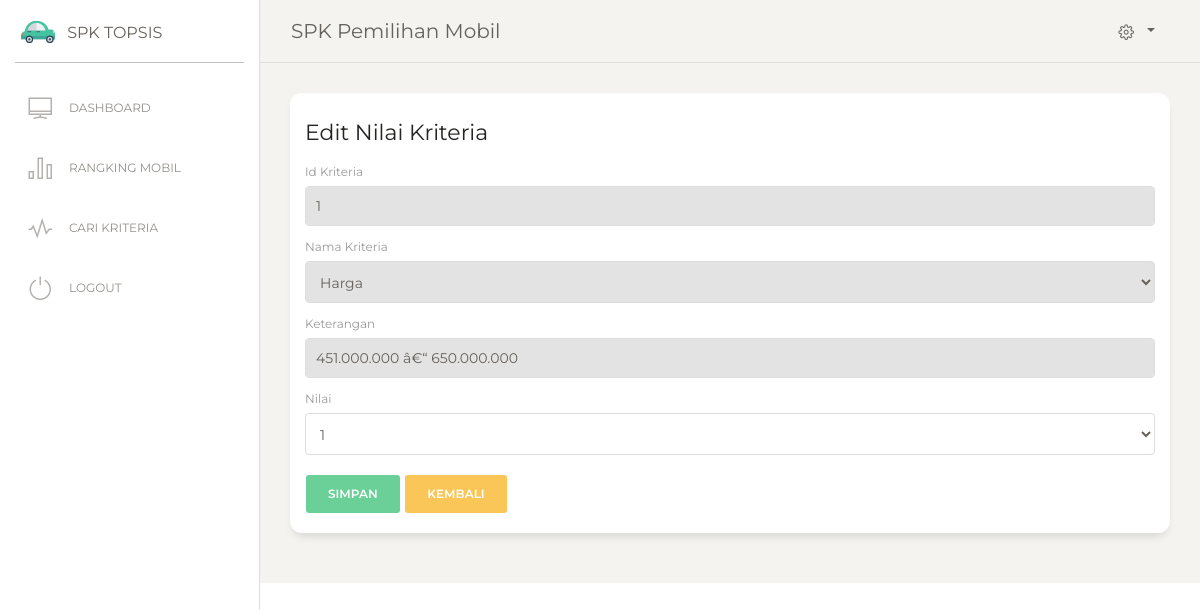
The app's page /nilaiKriteriaEditUser.php?idk=1 (signed in) with its own data.
### tables this page shows
CREATE TABLE IF NOT EXISTS `tb_nilai_kriteria` (
  `id_tkriteria` int(11) NOT NULL AUTO_INCREMENT,
  `id_kriteria` int(11) NOT NULL,
  `keterangan` varchar(100) NOT NULL,
  `nkriteria` varchar(15) NOT NULL,
  PRIMARY KEY (`id_tkriteria`)
);

### nilaiKriteriaEditUser.php (the view, shortened to what this page needs)
<?php
include 'header.php';
include 'menu.php';
include 'connect.php';
?>
    <?php
    $idk=$_GET['idk'];
    $show_kelas="SELECT * FROM tb_nilai_kriteria WHERE id_tkriteria='$idk'";
    $hasil_kelas=mysql_query($show_kelas,$koneksi);
    $view_kelas=mysql_fetch_row($hasil_kelas);
    ?>
<div class="content">
  <div class="row">
    <div class="col-md-12">
      <div class="card ">
        <div class="card-header ">
          <h5 class="card-title">Edit Nilai Kriteria</h5>
          <form action="" method="post" enctype="multipart/form-data">
                        <div class="form-group">
                                <label>Id Kriteria</label>
                                <input readonly type="text" class="form-control" name="id_kriteria" value="<?php print($view_kelas[0]);?>"/>
                        </div>
                              <div class="form-group">
                                <label>Nama Kriteria</label>
                                <select readonly class="form-control" name="kriteria">
                                <?php
                                $tampil=mysql_query("SELECT * FROM tb_kriteria ORDER BY id_kriteria");
                                while($w=mysql_fetch_array($tampil)){
                                  if ($view_kelas[1]==$w[id_kriteria]){
                                    echo "<option value=$w[id_kriteria] selected>$w[nama_kriteria]</option>";
                                  }
                                  else{
                                    echo "<option value=$w[id_kriteria]>$w[nama_kriteria]</option>";
                                  }
                                }
                                ?>
                                </select>
                              </div>
                              <div class="form-group">
                                <label>Keterangan</label>
                                <input readonly type="text" class="form-control" name="keterangan" value="<?php print($view_kelas[2]);?>"/>
                              </div>
                              <div class="form-group">
                                <label>Nilai</label>
                                <select class="form-control" name="nilai">
                                              <?php
                                              if ($view_kelas[3]=='1'){
                                                echo '
                                                <option value="1" selected>1</option>
                                                <option value="2">2</option>
                                                <option value="3">3</option>
                                                <option value="4">4</option>
                                                <option value="5">5</option>
                                                ';
                                              } else if ($view_kelas[3]=='2') {
                                                echo '
                                                <option value="1">1</option>
                                                <option value="2" selected>2</option>
                                                <option value="3">3</option>
                                                <option value="4">4</option>
                                                <option value="5">5</option>
                                                ';
                                              } else if ($view_kelas[3]=='3') {
                                                echo '
                                                <option value="1">1</option>
                                                <option value="2">2</option>
                                                <option value="3" selected>3</option>
                                                <option value="4">4</option>
                                                <option value="5">5</option>
                                                ';
                                              } else if ($view_kelas[3]=='4') {
                                                echo '
                                                <option value="1">1</option>
                                                <option value="2">2</option>
                                                <option value="3">3</option>
                                                <option value="4" selected>4</option>
                                                <option value="5">5</option>
                                                ';
                                              }
                                              ?>
                                            </select>
                              </div>
                              <div class="form-group">
                                <input class="btn btn-success" type="submit" value="Simpan" />
                                <a class="btn btn-warning" href="nilaiKriteriaUser.php">Kembali</a>
                              </div>
                            </form>
        </div>
      </div>
    </div>
  </div>
</div>
</div>
<?php
include 'footer.php';
 ?>

### records on screen
tb_nilai_kriteria: id_kriteria "1", keterangan "451.000.000 â€“ 650.000.000", nilai "1"

### other values on screen
form field kriteria "Harga"
